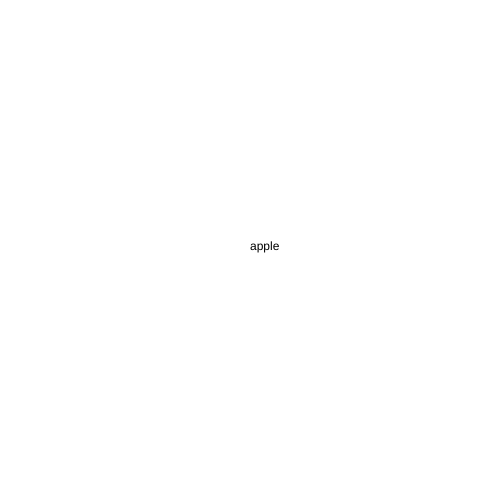
Frame 1 (no input)
Frame 60 (no input): identical to frame 1, image omitted
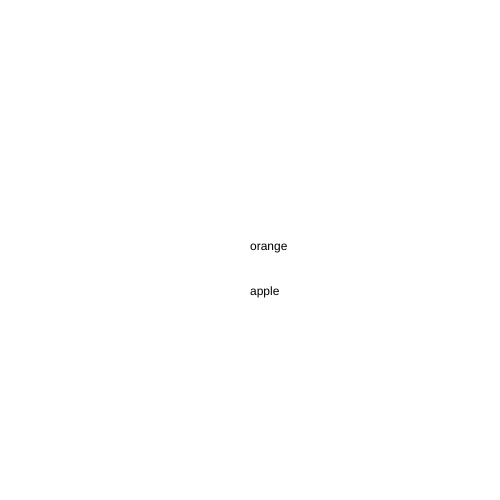
Frame 120 (the mouse pressed at the canvas centre since frame 60)

The p5.js sketch that drew these frames (run headless with seeded random() and noise() and a simulated clock; from frame 60 on, the mouse is pressed at the canvas centre):

// p5.js sketch
// ── sketch.js
var myThirdArray = [
  'apple',
  'orange',
  'banana',
  'peach'
];
var spliced = [];

function setup() {
  createCanvas(500,500);
}

function draw() {
  background(255);
  text(myThirdArray[0], width/2, height/2);
  text(spliced,  width/2, height/2+45);
}

function mousePressed(){
  spliced = myThirdArray.splice(0,1);
}
